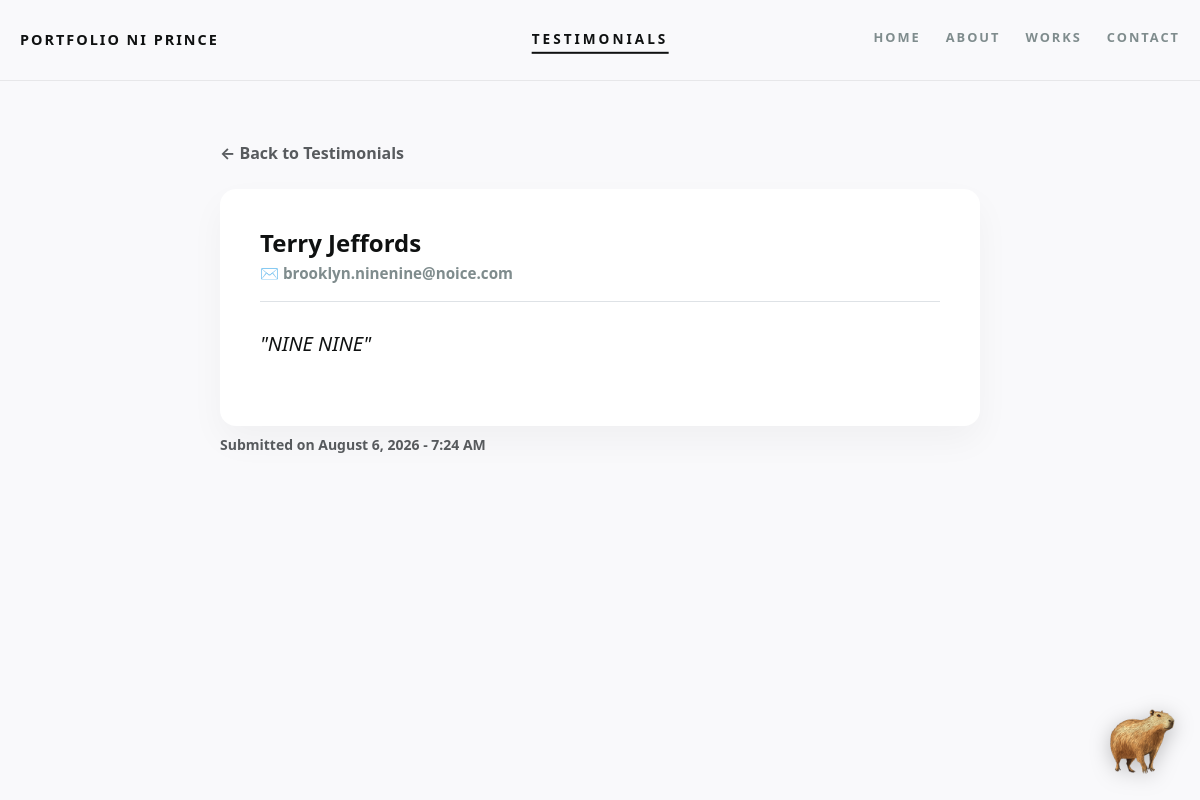
/testimonies/1/ (signed in), run on the app's committed database.
### portDATA/models.py (models this page shows, shortened)
class TestimonialDATA(models.Model):
    full_name = models.CharField(max_length=100)
    email = models.EmailField()
    content = models.TextField()
    created_at = models.DateTimeField(auto_now_add=True)

### portDATA/views.py (the view)
# urls.py: path('testimonies/<int:detail_id>/', views.testimony_detail, name='testimonialDATA_detail'),
def testimony_detail(request, detail_id):
    testimonial = get_object_or_404(TestimonialDATA, pk=detail_id)
    return render(request, 'testimony_detail.html', {'testimonial': testimonial})

### templates/testimony_detail.html (shortened to what this page needs)
{% extends 'base.html' %}
{% block content %}
<main class="detail-wrapper flex-grow-1">
    <div class="mb-4">
        <a href="{% url 'testimony' %}" class="text-decoration-none text-muted fw-bold">
            ← Back to Testimonials
        </a>
    </div>
    <div class="testimonial-card">
        <div class="border-bottom pb-3 mb-4">
            <h1 class="client-name mb-1">{{ testimonial.full_name }}</h1>
            <p class="client-email m-0">✉ {{ testimonial.email }}</p>
        </div>
        <div class="testimonial-quote my-4">
            "{{ testimonial.content }}"
        </div>
    </div>
    <span class="text-muted small fw-bold mt-2 d-inline-block">
        Submitted on {{ testimonial.created_at|date:"F j, Y - g:i A" }}
    </span>
</main>
{% endblock %}

### static/css/styles.css (style rules this page uses)
:root { --bg-main: #f9f9fb; --panel-dark: #2d3436; --rndm-bx-lmnt: #4cd886; --mega-undrln: #118b11; --text-heading: #0f1111; --text-muted: #7f8c8d; --transition-smooth: cubic-bezier(0.25, 1, 0.5, 1); }
body { background-color: var(--bg-main); color: var(--text-heading); min-height: 100vh; overflow-x: hidden; }
.detail-wrapper { max-width: 800px; margin: 60px auto; padding: 0 20px; }
.testimonial-card { background: #ffffff; border-radius: 16px; padding: 40px; box-shadow: 0 15px 35px rgba(0, 0, 0, 0.04); }
.testimonial-quote { font-size: 1.25rem; line-height: 1.8; font-weight: 500; color: var(--text-heading); font-style: italic; }
.client-name { font-size: 1.5rem; font-weight: 800; color: var(--text-heading); }
.client-email { font-size: 0.95rem; color: var(--text-muted); font-weight: 600; }

### data on the page
TestimonialDATA: full_name "Terry Jeffords", email "brooklyn.ninenine@noice.com", content "NINE NINE", created_at "August 6, 2026 - 7:24 AM"
